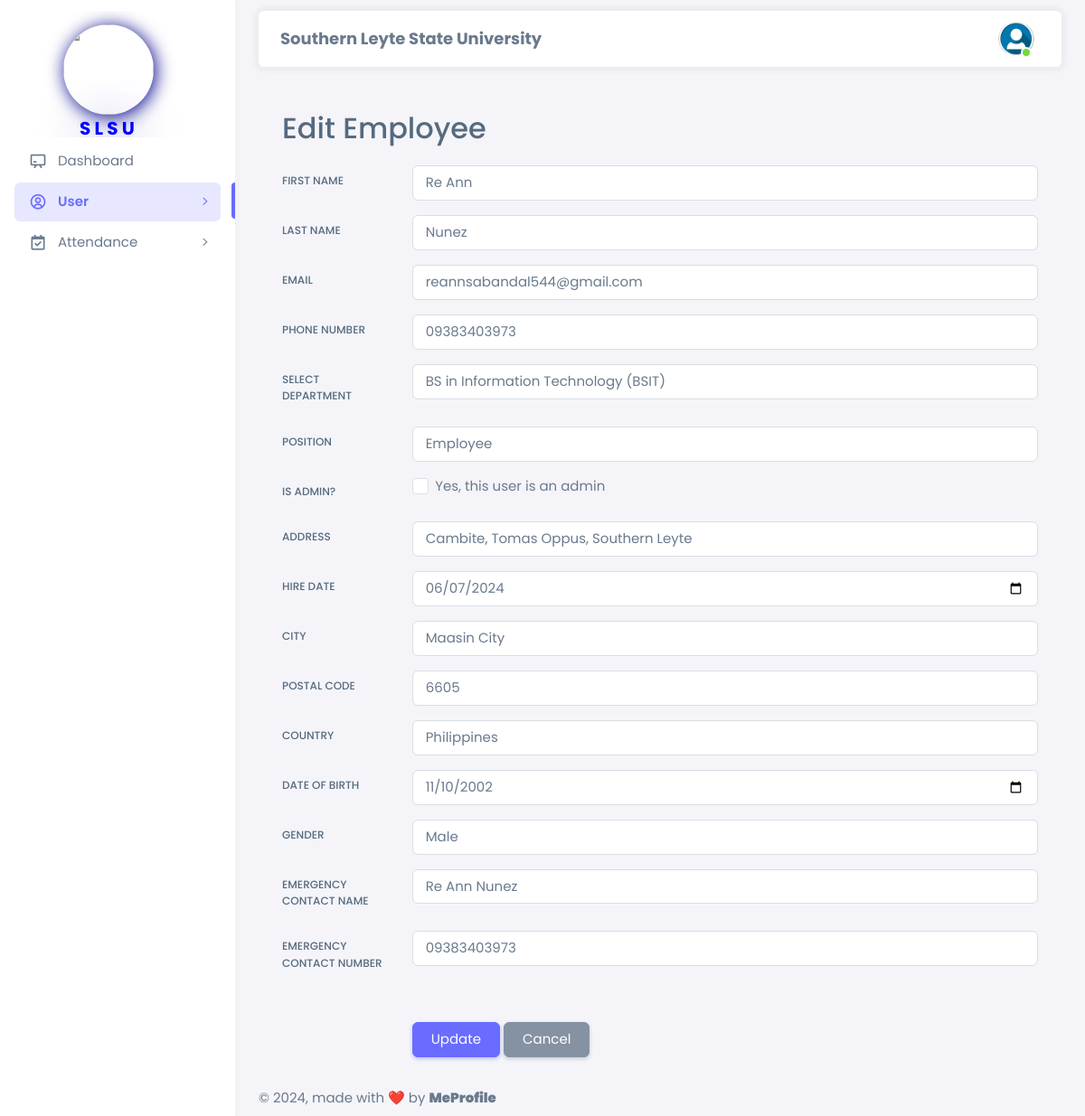
Page /html/admin/view_employee_profile.php?employee_id=2 (signed in) on the committed database.
### tables this page shows
CREATE TABLE `employee_registration` (
  `employee_id` int NOT NULL,
  `first_name` varchar(50) NOT NULL,
  `last_name` varchar(50) NOT NULL,
  `email` varchar(100) NOT NULL,
  `password` varchar(255) NOT NULL,
  `phone_number` varchar(15) DEFAULT NULL,
  `department` varchar(50) DEFAULT NULL,
  `position` varchar(50) DEFAULT NULL,
  `is_admin` tinyint(1) NOT NULL DEFAULT '0',
  `hire_date` date DEFAULT NULL,
  `address` varchar(255) DEFAULT NULL,
  `city` varchar(100) DEFAULT NULL,
  `postal_code` varchar(20) DEFAULT NULL,
  `country` varchar(50) DEFAULT NULL,
  `date_of_birth` date DEFAULT NULL,
  `gender` varchar(10) DEFAULT NULL,
  `emergency_contact_name` varchar(100) DEFAULT NULL,
  `emergency_contact_number` varchar(15) DEFAULT NULL,
  `created_at` timestamp NULL DEFAULT CURRENT_TIMESTAMP,
  `updated_at` timestamp NULL DEFAULT CURRENT_TIMESTAMP ON UPDATE CURRENT_TIMESTAMP,
  `is_assigned` tinyint(1) NOT NULL DEFAULT '0',
  `is_assigned_department` tinyint(1) NOT NULL DEFAULT '0'
);

### html/admin/view_employee_profile.php (the view, shortened to what the rows shown need)
<?php
require '../config.php';
$employee_id = $firstname = $lastname = $email = $password = $phone_number = $department = $position = '';
$is_admin = $hire_date = $address = $city = $postal_code = $country = $date_of_birth = $gender = '';
$emergency_contact_name = $emergency_contact_number = '';
$id = $_GET['employee_id'];
$sql = "SELECT * FROM employee_registration WHERE employee_id = ?";
$stmt = $conn->prepare($sql);
$stmt->bind_param("i", $id);
$stmt->execute();
$result = $stmt->get_result();
if ($result->num_rows > 0) {
    $row = $result->fetch_assoc();
    $firstname = $row['first_name'];
    $lastname = $row['last_name'];
    $email = $row['email'];
    $phone_number = $row['phone_number'];
    $department = $row['department'];
    $position = $row['position'];
    $is_admin = $row['is_admin'];
    $address = $row['address'];
    $hire_date = $row['hire_date'];
    $city = $row['city'];
    $postal_code = $row['postal_code'];
    $country = $row['country'];
    $date_of_birth = $row['date_of_birth'];
    $gender = $row['gender'];
    $emergency_contact_name = $row['emergency_contact_name'];
    $emergency_contact_number = $row['emergency_contact_number'];
} else {
    echo "Employee not found";
    exit();
}
?>
<!DOCTYPE html>
<html lang="en" class="light-style layout-menu-fixed" dir="ltr" data-theme="theme-default" data-assets-path="../assets/" data-template="vertical-menu-template-free">
<head>
    <link rel="stylesheet" href="https://cdn.jsdelivr.net/npm/sweetalert2@11/dist/sweetalert2.min.css">
    <link rel="stylesheet" href="../../assets/vendor/fonts/boxicons.css" />
    <link rel="stylesheet" href="../../assets/vendor/css/core.css" class="template-customizer-core-css" />
    <link rel="stylesheet" href="../../assets/vendor/css/theme-default.css" class="template-customizer-theme-css" />
    <link rel="stylesheet" href="../../assets/css/demo.css" />
    <link rel="stylesheet" href="../../assets/vendor/libs/perfect-scrollbar/perfect-scrollbar.css" />
    <link rel="stylesheet" href="../../assets/vendor/libs/apex-charts/apex-charts.css" />
    <link rel="stylesheet" href="https://cdnjs.cloudflare.com/ajax/libs/font-awesome/5.15.4/css/all.min.css">
    <link rel="stylesheet" href="https://cdnjs.cloudflare.com/ajax/libs/font-awesome/6.0.0/css/all.min.css">
</head>
<body>
    <div class="layout-wrapper layout-content-navbar">
        <div class="layout-container">
            <div class="layout-page">
                <div class="content-wrapper">
                    <div class="container-xxl flex-grow-1 container-p-y">
                        <div class="row">
                            <div class="col-md-12">
                                <div class="container">
                                    <h2 class="my-4">Edit Employee</h2>
                                    <form action="update_employee.php" method="POST">
                                        <div class="form-group row mb-3">
                                            <div class="col-sm-10">
                                                <input type="text" class="form-control" id="firstname" name="firstname" value="<?php echo htmlspecialchars($firstname); ?>" required>
                                            </div>
                                        </div>
                                        <div class="form-group row mb-3">
                                            <div class="col-sm-10">
                                                <input type="text" class="form-control" id="lastname" name="lastname" value="<?php echo htmlspecialchars($lastname); ?>" required>
                                            </div>
                                        </div>
                                        <div class="form-group row mb-3">
                                            <div class="col-sm-10">
                                                <input type="email" class="form-control" id="email" name="email" value="<?php echo htmlspecialchars($email); ?>" required>
                                            </div>
                                        </div>
                                        <div class="form-group row mb-3">
                                            <div class="col-sm-10">
                                                <input type="text" class="form-control" id="phone_number" name="phone_number" value="<?php echo htmlspecialchars($phone_number); ?>">
                                            </div>
                                        </div>
                                        <div class="form-group row mb-3">
                                            <div class="col-sm-10">
                                                <select id="department" name="department" class="form-control">
                                                    <option value="BSIT" <?php if ($department === 'BSIT') echo 'selected'; ?>>BS in Information Technology (BSIT)</option>
                                                </select>
                                            </div>
                                        </div>
                                        <div class="form-group row mb-3">
                                            <div class="col-sm-10">
                                                <input type="text" class="form-control" id="position" name="position" value="<?php echo htmlspecialchars($position); ?>">
                                            </div>
                                        </div>
                                        <div class="form-group row mb-3">
                                            <div class="col-sm-10">
                                                <div class="form-check">
                                                    <input class="form-check-input" type="checkbox" id="is_admin" name="is_admin" value="1" <?php if ($is_admin == 1) echo 'checked'; ?>>
                                                    <label class="form-check-label" for="is_admin">Yes, this user is an admin</label>
                                                </div>
                                            </div>
                                        </div>
                                        <div class="form-group row mb-3">
                                            <div class="col-sm-10">
                                                <input type="text" class="form-control" id="address" name="address" value="<?php echo htmlspecialchars($address); ?>">
                                            </div>
                                        </div>
                                        <div class="form-group row mb-3">
                                            <div class="col-sm-10">
                                                <input type="date" class="form-control" id="hire_date" name="hire_date" value="<?php echo htmlspecialchars($hire_date); ?>" required>
                                            </div>
                                        </div>
                                        <div class="form-group row mb-3">
                                            <div class="col-sm-10">
                                                <input type="text" class="form-control" id="city" name="city" value="<?php echo htmlspecialchars($city); ?>">
                                            </div>
                                        </div>
                                        <div class="form-group row mb-3">
                                            <div class="col-sm-10">
                                                <input type="text" class="form-control" id="postal_code" name="postal_code" value="<?php echo htmlspecialchars($postal_code); ?>">
                                            </div>
                                        </div>
                                        <div class="form-group row mb-3">
                                            <div class="col-sm-10">
                                                <input type="text" class="form-control" id="country" name="country" value="<?php echo htmlspecialchars($country); ?>">
                                            </div>
                                        </div>
                                        <div class="form-group row mb-3">
                                            <div class="col-sm-10">
                                                <input type="date" class="form-control" id="date_of_birth" name="date_of_birth" value="<?php echo htmlspecialchars($date_of_birth); ?>">
                                            </div>
                                        </div>
                                        <div class="form-group row mb-3">
                                            <div class="col-sm-10">
                                                <select class="form-control" id="gender" name="gender">
                                                    <option value="Male" <?php if ($gender === 'Male') echo 'selected'; ?>>Male</option>
                                                </select>
                                            </div>
                                        </div>
                                        <div class="form-group row mb-3">
                                            <div class="col-sm-10">
                                                <input type="text" class="form-control" id="emergency_contact_name" name="emergency_contact_name" value="<?php echo htmlspecialchars($emergency_contact_name); ?>">
                                            </div>
                                        </div>
                                        <div class="form-group row mb-5">
                                            <div class="col-sm-10">
                                                <input type="text" class="form-control" id="emergency_contact_number" name="emergency_contact_number" value="<?php echo htmlspecialchars($emergency_contact_number); ?>">
                                            </div>
                                        </div>
                                    </form>
                                </div>
                            </div>
                        </div>
                    </div>
                </div>
            </div>
        </div>
    </div>
</body>
</html>

### rows in the picture
employee_registration: firstname "Re Ann", lastname "Nunez", email "reannsabandal544@gmail.com", phone_number "09383403973", department "BS in Information Technology (BSIT)", position "Employee", address "Cambite, Tomas Oppus, Southern Leyte", hire_date "06/07/2024", city "Maasin City", postal_code "6605", country "Philippines", date_of_birth "11/10/2002", gender "Male", emergency_contact_name "Re Ann Nunez", emergency_contact_number "09383403973"
